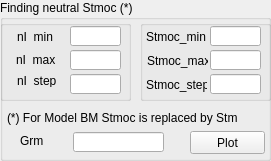
   <widget class="QGroupBox" name="groupBox_6">
    <property name="geometry">
     <rect>
      <x>660</x>
      <y>6</y>
      <width>271</width>
      <height>161</height>
     </rect>
    </property>
    <property name="title">
     <string>Finding neutral Stmoc (*)</string>
    </property>
    <widget class="QGroupBox" name="groupBox_7">
     <property name="geometry">
      <rect>
       <x>0</x>
       <y>20</y>
       <width>131</width>
       <height>81</height>
      </rect>
     </property>
     <property name="title">
      <string/>
     </property>
     <widget class="QLineEdit" name="LE_nImin">
      <property name="geometry">
       <rect>
        <x>70</x>
        <y>6</y>
        <width>51</width>
        <height>20</height>
       </rect>
      </property>
     </widget>
     <widget class="QLineEdit" name="LE_nImax">
      <property name="geometry">
       <rect>
        <x>70</x>
        <y>30</y>
        <width>51</width>
        <height>20</height>
       </rect>
      </property>
     </widget>
     <widget class="QLineEdit" name="LE_nIstep">
      <property name="geometry">
       <rect>
        <x>70</x>
        <y>54</y>
        <width>51</width>
        <height>20</height>
       </rect>
      </property>
     </widget>
     <widget class="QLabel" name="label_32">
      <property name="geometry">
       <rect>
        <x>17</x>
        <y>10</y>
        <width>47</width>
        <height>13</height>
       </rect>
      </property>
      <property name="text">
       <string>nI_min</string>
      </property>
     </widget>
     <widget class="QLabel" name="label_33">
      <property name="geometry">
       <rect>
        <x>16</x>
        <y>33</y>
        <width>47</width>
        <height>13</height>
       </rect>
      </property>
      <property name="text">
       <string>nI_max</string>
      </property>
     </widget>
     <widget class="QLabel" name="label_34">
      <property name="geometry">
       <rect>
        <x>17</x>
        <y>54</y>
        <width>47</width>
        <height>13</height>
       </rect>
      </property>
      <property name="text">
       <string>nI_step</string>
      </property>
     </widget>
    </widget>
    <widget class="QGroupBox" name="groupBox_8">
     <property name="geometry">
      <rect>
       <x>140</x>
       <y>20</y>
       <width>131</width>
       <height>81</height>
      </rect>
     </property>
     <property name="title">
      <string/>
     </property>
     <widget class="QLineEdit" name="LE_StmocMin">
      <property name="geometry">
       <rect>
        <x>70</x>
        <y>6</y>
        <width>51</width>
        <height>20</height>
       </rect>
      </property>
     </widget>
     <widget class="QLineEdit" name="LE_StmocMax">
      <property name="geometry">
       <rect>
        <x>70</x>
        <y>30</y>
        <width>51</width>
        <height>20</height>
       </rect>
      </property>
     </widget>
     <widget class="QLineEdit" name="LE_StmocStep">
      <property name="geometry">
       <rect>
        <x>70</x>
        <y>54</y>
        <width>51</width>
        <height>20</height>
       </rect>
      </property>
     </widget>
     <widget class="QLabel" name="label_35">
      <property name="geometry">
       <rect>
        <x>6</x>
        <y>7</y>
        <width>61</width>
        <height>20</height>
       </rect>
      </property>
      <property name="text">
       <string>Stmoc_min</string>
      </property>
     </widget>
     <widget class="QLabel" name="label_36">
      <property name="geometry">
       <rect>
        <x>7</x>
        <y>31</y>
        <width>61</width>
        <height>20</height>
       </rect>
      </property>
      <property name="text">
       <string>Stmoc_max</string>
      </property>
     </widget>
     <widget class="QLabel" name="label_37">
      <property name="geometry">
       <rect>
        <x>6</x>
        <y>55</y>
        <width>61</width>
        <height>20</height>
       </rect>
      </property>
      <property name="text">
       <string>Stmoc_step</string>
      </property>
     </widget>
    </widget>
    <widget class="QLabel" name="label_39">
     <property name="geometry">
      <rect>
       <x>7</x>
       <y>110</y>
       <width>241</width>
       <height>16</height>
      </rect>
     </property>
     <property name="text">
      <string>(*) For Model BM Stmoc is replaced by Stm</string>
     </property>
    </widget>
    <widget class="QPushButton" name="PB_NE">
     <property name="geometry">
      <rect>
       <x>190</x>
       <y>131</y>
       <width>75</width>
       <height>23</height>
      </rect>
     </property>
     <property name="text">
      <string>Plot</string>
     </property>
    </widget>
    <widget class="QLineEdit" name="LE_Grm">
     <property name="geometry">
      <rect>
       <x>73</x>
       <y>132</y>
       <width>91</width>
       <height>20</height>
      </rect>
     </property>
    </widget>
    <widget class="QLabel" name="label_21">
     <property name="geometry">
      <rect>
       <x>20</x>
       <y>134</y>
       <width>47</width>
       <height>13</height>
      </rect>
     </property>
     <property name="text">
      <string>Grm</string>
     </property>
    </widget>
   </widget>
